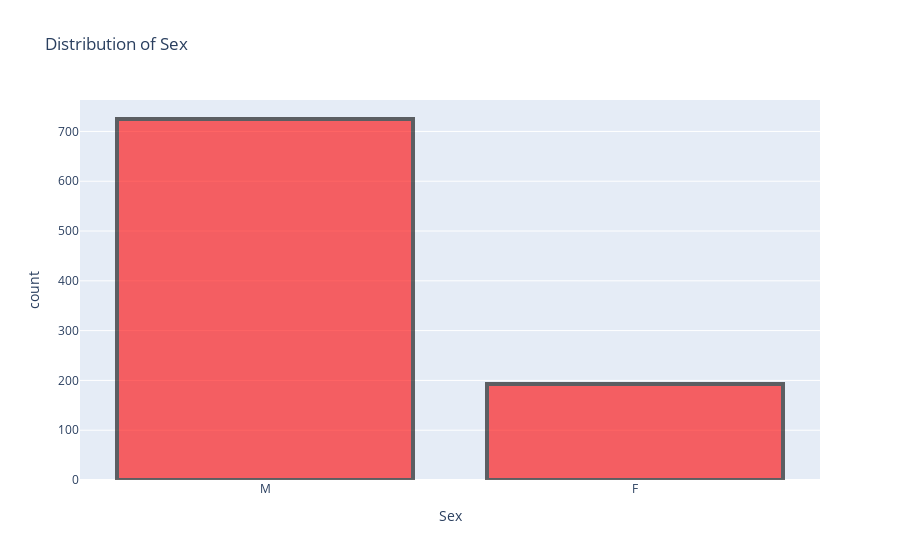

Notebook code cell kept with this figure:
### Code cell
plt.figure(figsize=(20, 10))
fig = px.histogram(data_frame=df, x="Sex", title="Distribution of Sex")
fig.update_traces(marker={"color": "red", "opacity": 0.6, "line": {"width": 4, "color": "black"}})
fig.show()

### Figure 1 — Plotly figure (JSON) as saved in the notebook; plotly's stock layout.template omitted (floating-point values rounded to 4 significant figures; data arrays with more than 128 entries replaced by an {"elided": "..."} marker saying what was removed)
{"data": [{"alignmentgroup": "True", "bingroup": "x", "hovertemplate": "Sex=%{x}<br>count=%{y}<extra></extra>", "legendgroup": "", "marker": {"color": "red", "line": {"color": "black", "width": 4}, "opacity": 0.6, "pattern": {"shape": ""}}, "name": "", "offsetgroup": "", "orientation": "v", "showlegend": false, "type": "histogram", "x": {"elided": "918 str values"}, "xaxis": "x", "yaxis": "y"}], "layout": {"autosize": true, "barmode": "relative", "legend": {"tracegroupgap": 0}, "title": {"text": "Distribution of Sex"}, "xaxis": {"anchor": "y", "autorange": true, "domain": [0, 1], "range": [-0.5, 1.5], "title": {"text": "Sex"}, "type": "category"}, "yaxis": {"anchor": "x", "autorange": true, "domain": [0, 1], "range": [0, 763.2], "title": {"text": "count"}}}}
